Frame 1 (no input): blank canvas, image omitted
Frame 60 (the mouse pressed at the canvas centre just before this capture): blank canvas, image omitted
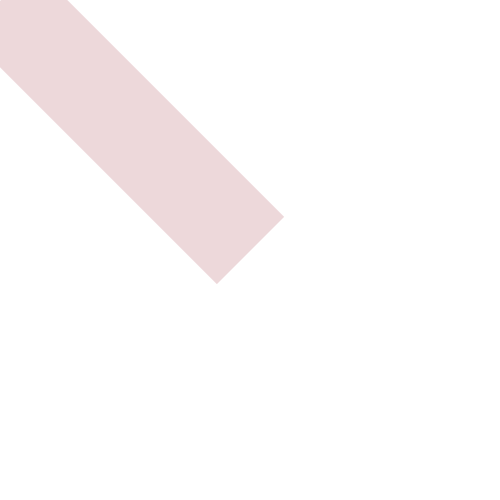
Frame 120 (the mouse held since frame 60 and released just before this capture)

The Processing sketch whose frames 1 and 60 were blank and that drew this single picture after the mouse press (run headless with seeded random() and noise(); from frame 60 on, the mouse is pressed at the canvas centre):

// Processing sketch: processing_37232
// ── processing_37232.pde

boolean mouseIsDown = false;

void setup()
{
  size(500, 500);
  background(255, 255, 255);
  smooth();
  frameRate(15);
}

void draw()
{
  //noStroke();
  //fill(random(256), 255, random(256), 50);
  
  if (mouseIsDown == true)
  {
   strokeCap(SQUARE);
   stroke(random(256), 56, random(256), 50); 
   strokeWeight(random(100));
   line(mouseX, mouseY, pmouseX, pmouseY);
   //ellipse(random(256), mouseY, pmouseX, pmouseY);
  }
}

void mousePressed()
{
  mouseIsDown = true;
}

void mouseReleased()
{
  mouseIsDown = false;
}

                
                                
